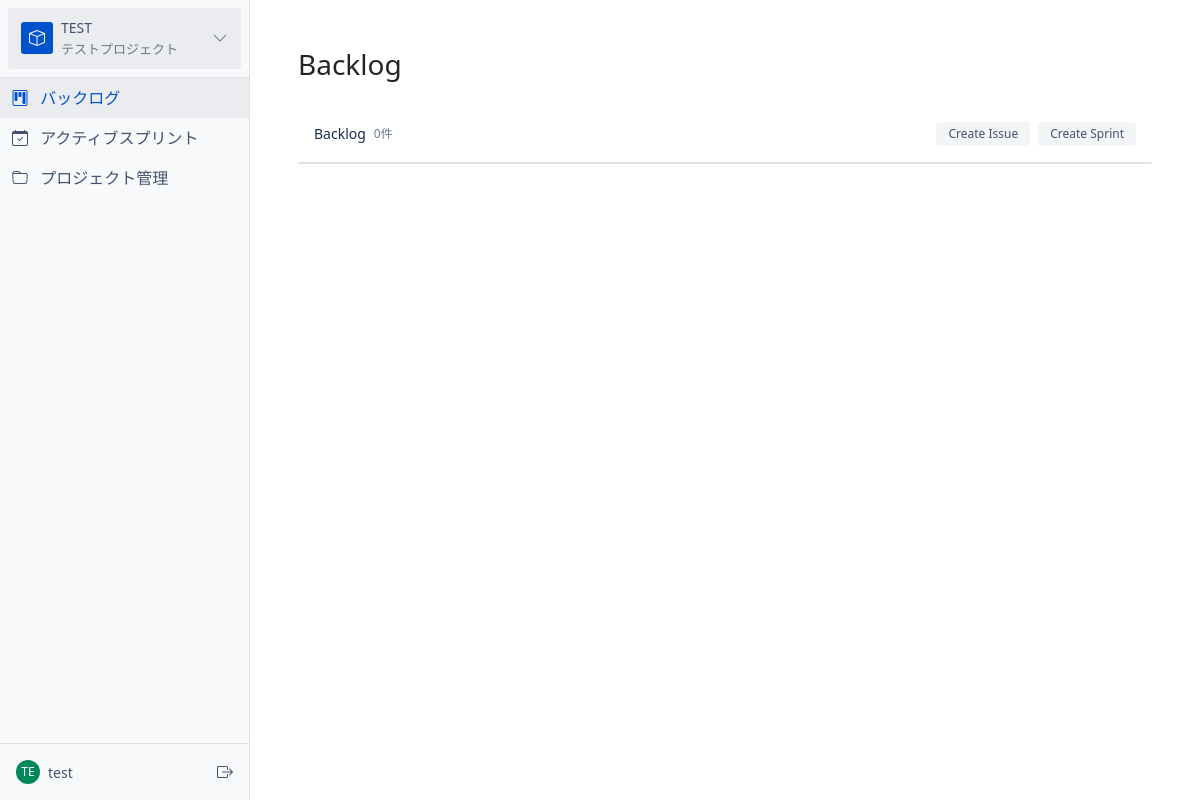
The app's page /backlog/2 (signed in) with its own data.
### app/models/project.py (models this page shows, shortened)
class Project(db.Model):
    __tablename__ = "projects"
    id = db.Column(db.Integer, primary_key=True)
    name = db.Column(db.String(100), nullable=False)
    key = db.Column(db.String(10), unique=True, nullable=False)
    description = db.Column(db.Text)
    status = db.Column(db.String(20), default='active')
    owner_id = db.Column(db.Integer, db.ForeignKey('users.id'), nullable=False)
    created_at = db.Column(db.DateTime, default=lambda: datetime.now(UTC))
    updated_at = db.Column(
        db.DateTime,
        default=lambda: datetime.now(UTC),
        onupdate=lambda: datetime.now(UTC)
    )
    owner = db.relationship('User', backref=db.backref('owned_projects', lazy=True))

### app/models/user.py (models this page shows, shortened)
class User(UserMixin, db.Model):
    __tablename__ = "users"
    id = db.Column(db.Integer, primary_key=True)
    username = db.Column(db.String(64), unique=True, nullable=False)
    email = db.Column(db.String(120), unique=True, nullable=False)
    first_name = db.Column(db.String(64))
    last_name = db.Column(db.String(64))
    avatar_color = db.Column(db.String(7))  # 存储 HEX 颜色代码，如 #FF0000
    password_hash = db.Column(db.String(128))
    is_active = db.Column(db.Boolean, default=True)
    created_at = db.Column(db.DateTime, default=datetime.utcnow)
    last_login = db.Column(db.DateTime)

### app/views/backlog.py (the view)
@bp.route("/backlog")
@bp.route("/backlog/<int:project_id>")
@login_required
def index(project_id=None):
    try:
        logger.info(f"User {current_user.username} accessing backlog page")
        projects = Project.query.all()
        current_project = None
        users = User.query.filter_by(is_active=True).all()
        logger.debug(f"Found {len(users)} active users")
        if project_id:
            current_project = Project.query.get_or_404(project_id)
            logger.info(f"Viewing backlog for project: {current_project.name} (ID: {project_id})")
        elif projects:
            current_project = projects[0]
            logger.info(f"No project specified, defaulting to: {current_project.name} (ID: {current_project.id})")
        sprints = []
        backlog_stories = []
        active_sprint = None
        if current_project:
            active_sprint = Sprint.query.filter_by(
                project_id=current_project.id,
                status='active'
            ).first()
            if active_sprint:
                logger.info(f"Found active sprint: {active_sprint.name} (ID: {active_sprint.id})")
            sprints = Sprint.query.filter_by(
                project_id=current_project.id
            ).order_by(
                Sprint.name.asc()  # Sprint 1, Sprint 2, ... の順
            ).all()
            logger.debug(f"Found {len(sprints)} sprints for project {current_project.name}")
            backlog_stories = Story.query.filter_by(
                project_id=current_project.id,
                sprint_id=None
            ).order_by(Story.priority.desc()).all()
            logger.debug(f"Found {len(backlog_stories)} stories in backlog")
        else:
            logger.info("No projects found")
        return render_template("backlog/index.html",
                             projects=projects,
                             current_project=current_project,
                             sprints=sprints,
                             active_sprint=active_sprint,
                             backlog_stories=backlog_stories,
                             users=users)
    except Exception as e:
        logger.error(f"Error in backlog index view: {str(e)}", exc_info=True)
        return jsonify({'error': str(e)}), 500

### app/models/user.py (called while the page is built)
@login_manager.user_loader
def load_user(id):
    return db.session.get(User, int(id))

### app/templates/backlog/index.html (shortened to what this page needs)
{% extends "base.html" %}
{% block content %}
<div class="d-flex">
    <div class="flex-grow-1 main-content">
        <div class="container-fluid p-4">
            {% if current_project %}
            <div class="row mb-4">
                <div class="col">
                    <h3>Backlog</h3>
                </div>
            </div>
            <div class="backlog-section">
                <div class="backlog-header">
                    <div class="d-flex align-items-center">
                        <span>Backlog</span>
                        <span class="backlog-info ms-2">{{ backlog_stories|length }}件</span>
                    </div>
                    <div class="d-flex gap-2">
                        <button class="btn btn-sprint" data-bs-toggle="modal" data-bs-target="#createStoryModal">
                            Create Issue
                        </button>
                        <button class="btn btn-sprint" data-bs-toggle="modal" data-bs-target="#createSprintModal">
                            Create Sprint
                        </button>
                    </div>
                </div>
                <div class="story-list">
                </div>
            </div>
            {% else %}
            <div class="alert alert-warning">
                プロジェクトが選択されていません
            </div>
            {% endif %}
        </div>
    </div>
</div>
{% endblock %}
{% block extra_css %}
<link rel="stylesheet" href="https://cdn.jsdelivr.net/npm/bootstrap-icons@1.7.2/font/bootstrap-icons.css">
{% endblock %}

### app/templates/base.html (shortened to what this page needs)
<!DOCTYPE html>
<html lang="ja">
<head>
    <link href="https://cdn.jsdelivr.net/npm/bootstrap@5.1.3/dist/css/bootstrap.min.css" rel="stylesheet">
    <link rel="stylesheet" href="https://cdn.jsdelivr.net/npm/bootstrap-icons@1.11.2/font/bootstrap-icons.css">
    {% block extra_css %}{% endblock %}
</head>
<body{% if request.endpoint == 'auth.login' %} class="login-page"{% endif %}>
    <div class="main-container">
        {% if not request.endpoint == 'auth.login' %}
        <div class="sidebar">
            <div class="p-3 border-bottom">
                <div class="project-selector" onclick="toggleProjectDropdown()">
                    {% if current_project %}
                    <div class="current-project">
                        <div class="project-icon">
                            <i class="bi bi-box"></i>
                        </div>
                        <div class="project-info">
                            <div class="project-key">{{ current_project.key }}</div>
                            <div class="project-name">{{ current_project.name }}</div>
                        </div>
                        <i class="bi bi-chevron-down ms-auto"></i>
                    </div>
                    {% endif %}
                </div>
            </div>
            <div class="list-group list-group-flush flex-grow-1">
                <a href="{{ url_for('backlog.index') }}{% if current_project %}/{{ current_project.id }}{% endif %}"
                   class="list-group-item list-group-item-action {% if request.endpoint == 'backlog.index' %}active{% endif %}">
                    <i class="bi bi-kanban"></i> バックログ
                </a>
                <a href="{{ url_for('kanban.index') }}{% if current_project %}/{{ current_project.id }}{% endif %}"
                   class="list-group-item list-group-item-action {% if request.endpoint == 'kanban.index' %}active{% endif %}">
                    <i class="bi bi-calendar-check"></i> アクティブスプリント
                </a>
                <a href="{{ url_for('project.index') }}{% if current_project %}/{{ current_project.id }}{% endif %}"
                   class="list-group-item list-group-item-action {% if request.endpoint == 'project.index' %}active{% endif %}">
                    <i class="bi bi-folder"></i> プロジェクト管理
                </a>
            </div>
            <div class="user-section border-top">
                <div class="user-info p-3">
                    <div class="d-flex align-items-center justify-content-between">
                        {% if current_user.is_authenticated %}
                        <div class="user-info-left">
                            <div class="user-avatar" style="background-color: {{ current_user.avatar_color }}">
                                {% if current_user.username|length >= 2 %}
                                    {{ current_user.username[:2].upper() }}
                                {% else %}
                                    {{ current_user.username[:1].upper() }}
                                {% endif %}
                            </div>
                            <div class="user-name">
                                {{ current_user.username }}
                            </div>
                        </div>
                        <a href="{{ url_for('auth.logout') }}" class="logout-link">
                            <i class="bi bi-box-arrow-right"></i>
                        </a>
                        {% endif %}
                    </div>
                </div>
            </div>
        </div>
        {% endif %}
        <div class="content-area">
            {% block content %}{% endblock %}
        </div>
    </div>
</body>
</html>

### app/templates/base.html (style rules this page uses)
body { height: 100vh; overflow: hidden; }
.main-container { height: 100vh; display: flex; }
.sidebar { width: 250px; height: 100vh; display: flex; flex-direction: column; flex-shrink: 0; background-color: #f8f9fa; border-right: 1px solid #dee2e6; }
.content-area { flex-grow: 1; height: 100vh; overflow-y: auto; padding: 1.5rem; }
.project-selector { cursor: pointer; padding: 8px 12px; border-radius: 3px; border: 1px solid transparent; transition: background-color 0.2s ease; background-color: #ebecf0; }
.current-project { display: flex; align-items: center; gap: 8px; padding: 0; }
.project-icon { width: 32px; height: 32px; display: flex; align-items: center; justify-content: center; background-color: #0052CC; border-radius: 3px; color: white; font-size: 16px; }
.project-info { flex: 1; min-width: 0; }
.project-key { font-size: 14px; font-weight: 500; color: #42526E; margin-bottom: 2px; }
.project-name { font-size: 13px; color: #6B778C; white-space: nowrap; overflow: hidden; text-overflow: ellipsis; }
.p-3.border-bottom { position: relative; z-index: 100; padding: 8px !important; }
.bi-chevron-down { transition: transform 0.2s ease; color: #6B778C; font-size: 16px; margin-left: 8px; }
.list-group-item-action { color: #42526E; background: transparent; border: none; padding: 8px 12px; transition: color 0.2s ease; }
.list-group-item-action.active { color: #0052CC; background-color: #ebecf0; border: none; }
.list-group-item-action i { margin-right: 8px; font-size: 16px; }
.user-section { margin-top: auto; background-color: #f8f9fa; }
.user-info { color: #42526E; padding: 12px 16px; }
.user-info-left { display: flex; align-items: center; }
.user-avatar { width: 32px; height: 32px; border-radius: 50%; background-color: #0052CC; color: white; display: flex; align-items: center; justify-content: center; font-size: 14px; font-weight: 500; }
.user-name { font-size: 14px; font-weight: 500; margin-left: 8px; }
.logout-link { color: #42526E; text-decoration: none; font-size: 16px; }

### app/templates/backlog/index.html (style rules this page uses)
.sprint-header, .backlog-header { padding: 8px 16px; background-color: transparent; }
.story-list { min-height: 2px; padding: 0; border: 1px solid #dfe1e6; border-radius: 3px; background-color: #fff; }
.btn-sprint { color: #42526E; background-color: #F4F5F7; border: none; font-size: 12px; padding: 6px 12px; font-weight: 500; line-height: 1; }
.main-content { background-color: #ffffff; }
.sprint-header, .backlog-header { margin-bottom: 8px; }
.backlog-section { margin-top: 24px; }
.backlog-header { font-size: 14px; font-weight: 500; color: #172B4D; margin-bottom: 8px; display: flex; align-items: center; justify-content: space-between; }
.backlog-info { color: #6B778C; font-size: 12px; }
.user-avatar { width: 24px; height: 24px; border-radius: 50%; color: white; display: flex; align-items: center; justify-content: center; font-size: 12px; font-weight: 500; }

### records on screen
Project: key "TEST", name "テストプロジェクト"
User: username "TE", username "test"

### other values on screen
{{ backlog_stories|length }} "0"
